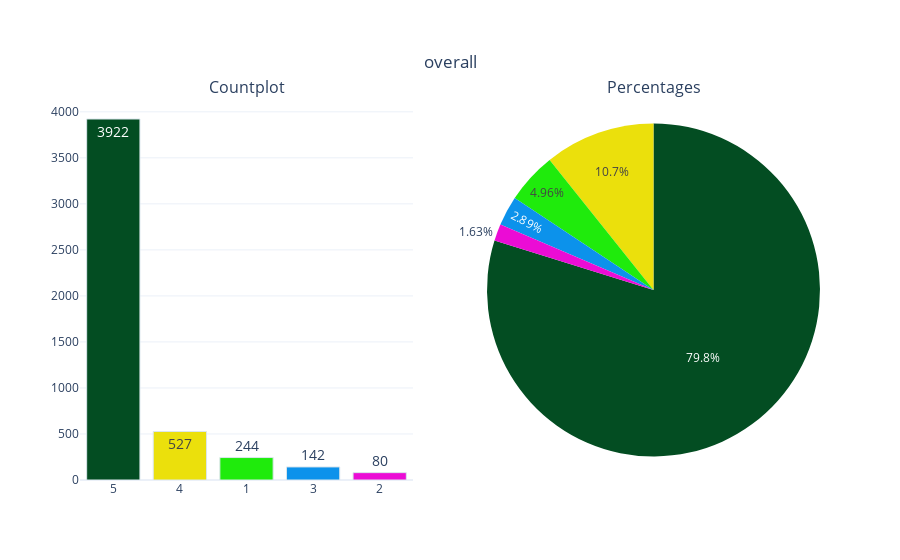

Notebook code for this chart:
### Code cell
import plotly.graph_objs as go
from plotly.offline import iplot
from plotly.subplots import make_subplots

def categorical_variable_summary(df, column_name):
    fig = make_subplots(rows=1, cols=2, subplot_titles=('Countplot', 'Percentages'), specs=[[{'type': 'bar'}, {'type': 'pie'}]])

    constraints = ['#034D22', '#EBE00C', '#1FEB0C',  '#0C92EB', '#EB0CD5']

    fig.add_trace(
        go.Bar(
            y=df[column_name].value_counts().values.tolist(),
            x=[str(i) for i in df[column_name].value_counts().index],
            text=df[column_name].value_counts().values.tolist(),
            textfont=dict(size=14),
            name=column_name,
            textposition='auto',
            showlegend=False,
            marker=dict(color=constraints, line=dict(color='#DBE6EC', width=1)),
        ),
        row=1,
        col=1
    )

    fig.add_trace(
        go.Pie(
            labels=df[column_name].value_counts().keys(),
            values=df[column_name].value_counts().values,
            textposition='auto',
            showlegend=False,
            name=column_name,
            marker=dict(colors=constraints),
        ),
        row=1,
        col=2
    )

    fig.update_layout(
        title={'text': column_name,
               'y': 0.9,
               'x': 0.5,
               'xanchor': 'center',
               'yanchor': 'top'},
        template='plotly_white'
    )

    iplot(fig)

categorical_variable_summary(df, 'overall')

### Figure 1 — Plotly figure (JSON) as saved in the notebook; plotly's stock layout.template omitted (floating-point values rounded to 4 significant figures)
{"data": [{"marker": {"color": ["#034D22", "#EBE00C", "#1FEB0C", "#0C92EB", "#EB0CD5"], "line": {"color": "#DBE6EC", "width": 1}}, "name": "overall", "showlegend": false, "text": ["3922", "527", "244", "142", "80"], "textfont": {"size": 14}, "textposition": "auto", "type": "bar", "x": ["5", "4", "1", "3", "2"], "xaxis": "x", "y": [3922, 527, 244, 142, 80], "yaxis": "y"}, {"domain": {"x": [0.55, 1], "y": [0, 1]}, "labels": [5, 4, 1, 3, 2], "marker": {"colors": ["#034D22", "#EBE00C", "#1FEB0C", "#0C92EB", "#EB0CD5"]}, "name": "overall", "showlegend": false, "textposition": "auto", "type": "pie", "values": [3922, 527, 244, 142, 80]}], "layout": {"annotations": [{"font": {"size": 16}, "showarrow": false, "text": "Countplot", "x": 0.225, "xanchor": "center", "xref": "paper", "y": 1, "yanchor": "bottom", "yref": "paper"}, {"font": {"size": 16}, "showarrow": false, "text": "Percentages", "x": 0.775, "xanchor": "center", "xref": "paper", "y": 1, "yanchor": "bottom", "yref": "paper"}], "title": {"text": "overall", "x": 0.5, "xanchor": "center", "y": 0.9, "yanchor": "top"}, "xaxis": {"anchor": "y", "domain": [0, 0.45]}, "yaxis": {"anchor": "x", "domain": [0, 1]}}}
